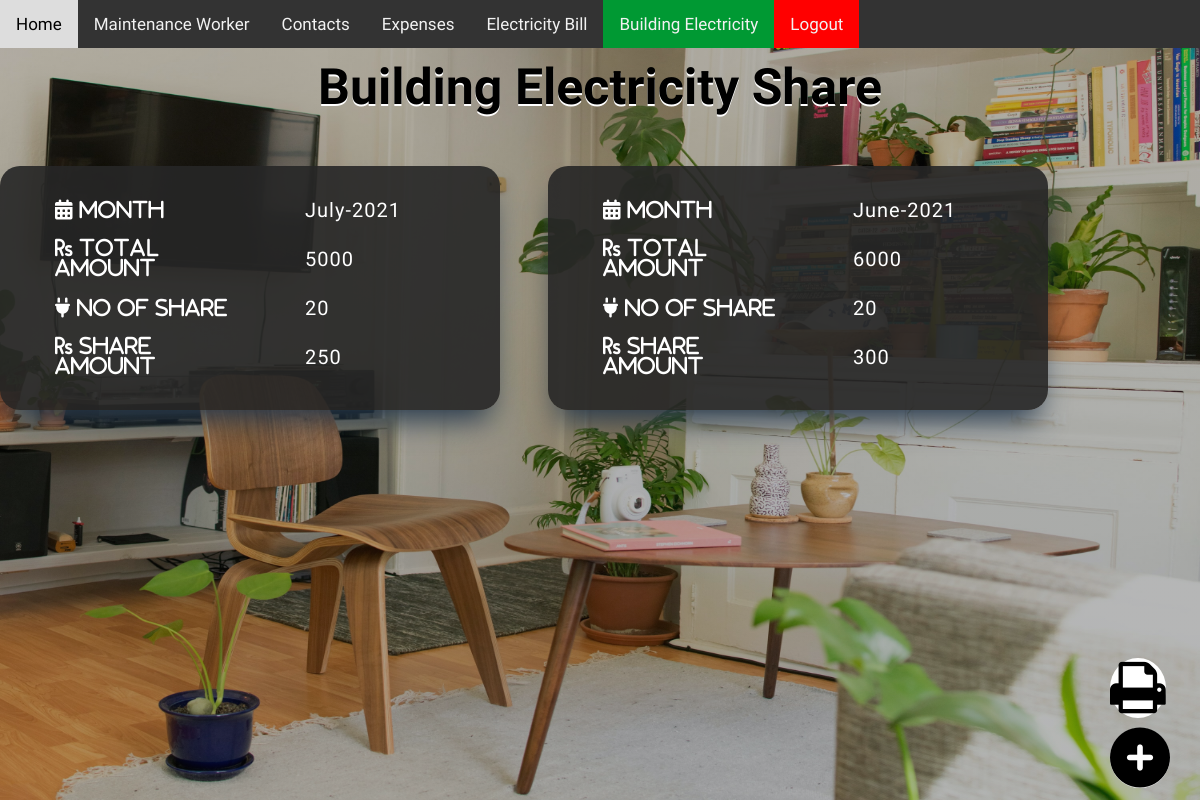
Page /build_elec.php (signed in) on the committed database.
### tables this page shows
CREATE TABLE `building_elec` (
  `sno` int(4) NOT NULL,
  `month` varchar(20) NOT NULL,
  `t_bill` varchar(5) NOT NULL,
  `division` varchar(2) NOT NULL,
  `share` varchar(5) NOT NULL,
  `userid` varchar(30) NOT NULL
);

### build_elec.php (the view, shortened to what this page needs)
<!DOCTYPE html>
<html lang="en">
<head>
    <link rel="stylesheet" href="Stylesheets/style.css">
    <link rel="stylesheet" href="Stylesheets/navbar.css">
    <link rel="stylesheet" href="https://cdnjs.cloudflare.com/ajax/libs/font-awesome/4.7.0/css/font-awesome.min.css">
</head>
<body>
    <?php
    include('navbar.php');
    ?>
    <h1>Building Electricity Share</h1>
    <div class="cards">
        <?php
        include('connection.php');
        if( isset($_SESSION['admin_search_user'])){
            $username = $_SESSION['admin_search_user'];
            }else{
            $username = $_SESSION['login_user'];
            }
        $sql = "SELECT * FROM `building_elec` WHERE `userid`='$username'";
        $result = mysqli_query($conn, $sql);
        if (mysqli_num_rows($result) > 0) {
            while ($row = mysqli_fetch_array($result)) {
                echo '<div class="card">';
                echo '<div class="view-table">';
                echo '<table>
                    <col width="250">
                    <col width=200"> ';
                echo '<tr>
                <td><i class="fas fa-calendar-alt"> Month</i></td>
                <td>' . $row['month'] . '</td>
            </tr>
            <tr>
                <td><i class="fas fa-rupee-sign"> Total Amount</i></td>
                <td>' . $row['t_bill'] . '</td>
            </tr>
            <tr>
                <td><i class="fas fa-plug"> No of Share</td>
                <td>' . $row['division'] . '</td>
            </tr>
            <tr>
                <td><i class="fas fa-rupee-sign"> Share Amount</i></td>
                <td>' . $row['share'] . '</td>
            </tr>
                </table>
                </div>
        </div>';
            }
        } else {
            echo '<p class="error-l"> No Record Found!</p>';
        }
        ?>
    </div>
    <div class="add_btn">
         <i class="fa fa-print" aria-hidden="true" onclick="window.print()"></i><br>
        <a href="add_bul_elec_bill.php"><i class="fas fa-plus-circle"></i></a>
    </div>
</body>
</html>

### Stylesheets/style.css (style rules this page uses)
* { padding: 0; margin: 0; box-sizing: border-box; }
body { min-height: 100vh; background: linear-gradient(rgba(13, 13, 13, 0.3), rgba(13, 13, 13, 0.3)), url(../Media/bg.jpg); background-size: 100% 100%; font-family: "Baloo Bhai 2"; }
h1 { text-align: center; margin-top: 10px; font-weight: 700; font-size: 50px; text-shadow: #fff 0px 2px; }
.card { background-color: rgb(38, 38, 38, 0.9); width: 500px; color: #fff; letter-spacing: 1px; padding: 1.5rem 1rem; height: fit-content; border-radius: 20px; box-shadow: rgb(38, 57, 77) 0px 20px 30px -10px; }
.cards { max-width: 1200px; margin: 0 auto; display: grid; grid-gap: 3rem; justify-content: center; margin-top: 50px; }
.view-table { display: grid; justify-content: center; }
.view-table table, th, td { border-collapse: collapse; text-align: left; table-layout: fixed; padding: 8px 30px; font-size: 20px; }
.add_btn { position: fixed; bottom: 0; right: 0; font-size: 60px; padding-bottom: 5px; padding-right: 30px; }
.add_btn i { background-color: #fff; border-radius: 50%; }
.add_btn a { color: #000; }
@media (min-width: 600px) { .cards { grid-template-columns: repeat(2, 1fr); } }
@media (min-width: 900px) { .cards { grid-template-columns: repeat(3, 1fr); } }

### rows in the picture
building_elec: month "July-2021", t_bill "5000", division "20", share "250"
building_elec: month "June-2021", t_bill "6000", division "20", share "300"
